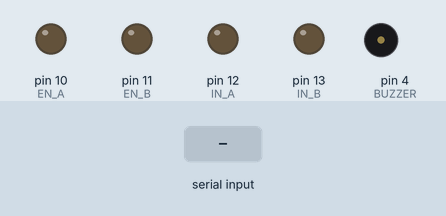
Recording of a sketch running on a simulated Arduino Uno, built with avr-gcc and run on an emulated ATmega328P. On the bench: output pins drawn as LEDs (lit = HIGH), buzzer (waves = sounding, pin HIGH). The inputs (shaded band) are chosen by the test bench.

Above: at 2.2 s.
2.3 s: "10\n" received over Serial
At 2.7 s:
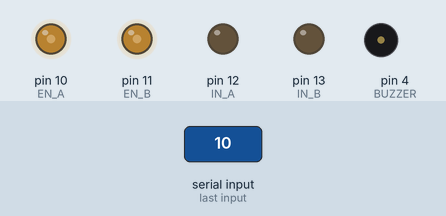
3.8 s: "20\n" received over Serial
At 5.0 s:
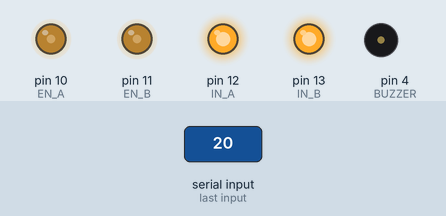
5.3 s: "30\n" received over Serial
At 6.1 s:
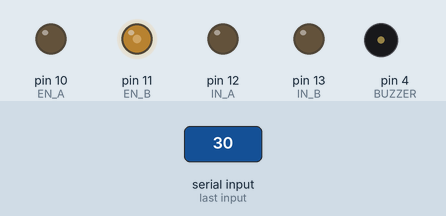
Timing chart, 0 to 8.3 s (numbered marks = the images above; inputs shaded):
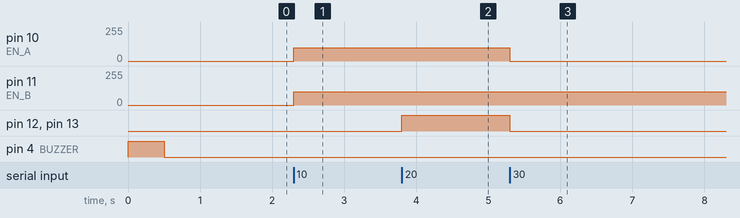

The sketch:

rc_keyboard_control.ino
```cpp
#include "Configuration.h"

void setup() {
  initSerial();
  initController();
}

void loop() {
  loopSerial();
}
```

Controller.ino
```cpp
void initController() {
  pinMode(IN_A, OUTPUT);
  pinMode(IN_B, OUTPUT);
  pinMode(EN_A, OUTPUT);
  pinMode(EN_B, OUTPUT);
  pinMode(BUZZER,OUTPUT);

  digitalWrite(BUZZER, HIGH);
  delay(500);
  digitalWrite(BUZZER, LOW);
  delay(500);
}

void executeCommand(String data) {
//  Serial.println(command);
  String command = "";
  if(data.length() == 3)
    command = String(data[0]);
  else if(data.length() == 4)
    command = String(data[0]) + String(data[1]);
  if(command == "0")
    stop();
  else if(command == "1")
    forward(MED_PWM);
  else if(command == "10")
    forward(MAX_PWM);
  else if(command == "2")
    reverse(MED_PWM);
  else if(command == "20")
    reverse(MAX_PWM);
  else if(command == "3")
    forwardLeft(MED_PWM);
  else if(command == "30")
    forwardLeft(MAX_PWM);
  else if(command == "4")
    forwardRight(MED_PWM);
  else if(command == "40")
    forwardRight(MAX_PWM);
  else if(command == "5")
     reverseLeft(MED_PWM);
  else if(command == "50")
     reverseLeft(MAX_PWM);
  else if(command == "6")
    reverseRight(MED_PWM);
  else if(command == "60")
    reverseRight(MAX_PWM);
  else if(command == "7") {
    digitalWrite(BUZZER, HIGH);
    delay(200);
    digitalWrite(BUZZER, LOW);
    delay(200);
  }

}

void stop() {
  analogWrite(EN_A, 0);
  analogWrite(EN_B, 0);
  delay(TIME);
}

void forward(int speed) {
  analogWrite(EN_A, speed);
  analogWrite(EN_B, speed);
  digitalWrite(IN_A, LOW);
  digitalWrite(IN_B, LOW);
  delay(TIME);
}

void reverse(int speed) {
  analogWrite(EN_A, speed);
  analogWrite(EN_B, speed);
  digitalWrite(IN_A, HIGH);
  digitalWrite(IN_B, HIGH);
  delay(TIME);
}

void forwardLeft(int speed) {
  analogWrite(EN_A, 0);
  analogWrite(EN_B, speed);
  digitalWrite(IN_A, LOW);
  digitalWrite(IN_B, LOW);
  delay(TIME);
}

void forwardRight(int speed) {
  analogWrite(EN_A, speed);
  analogWrite(EN_B, 0);
  digitalWrite(IN_A, LOW);
  digitalWrite(IN_B, LOW);
  delay(TIME);
}

void reverseLeft(int speed) {
  analogWrite(EN_A, 0);
  analogWrite(EN_B, speed);
  digitalWrite(IN_A, HIGH);
  digitalWrite(IN_B, HIGH);
  delay(TIME);
}

void reverseRight(int speed) {
  analogWrite(EN_A, speed);
  analogWrite(EN_B, 0);
  digitalWrite(IN_A, HIGH);
  digitalWrite(IN_B, HIGH);
  delay(TIME);
}
```

Serial.ino
```cpp
void initSerial() {
  Serial.begin(500000);
}

void loopSerial() {
  while(Serial.available()) {
    char inChar = (char)Serial.read();
    data += inChar;
    if(inChar == '\n') {
      executeCommand(data);
      data = "";
    }
  }
}
```

Configuration.h
```cpp
//Initial command
String data = "";

#define EN_A 10
#define EN_B 11
#define IN_A 12
#define IN_B 13
#define BUZZER 4
#define MED_PWM 100
#define MAX_PWM 255

#define TIME 10
```

Measured:
- after the input at 2.3 s, pin 10 (EN_A), pin 11 (EN_B): 0/255 → 100/255 at once
- after the input at 3.8 s, pin 12 (IN_A), pin 13 (IN_B): LOW → HIGH at once
- after the input at 5.3 s, pin 10 (EN_A): 100/255 → 0/255 at once; pin 12 (IN_A), pin 13 (IN_B): HIGH → LOW at once
